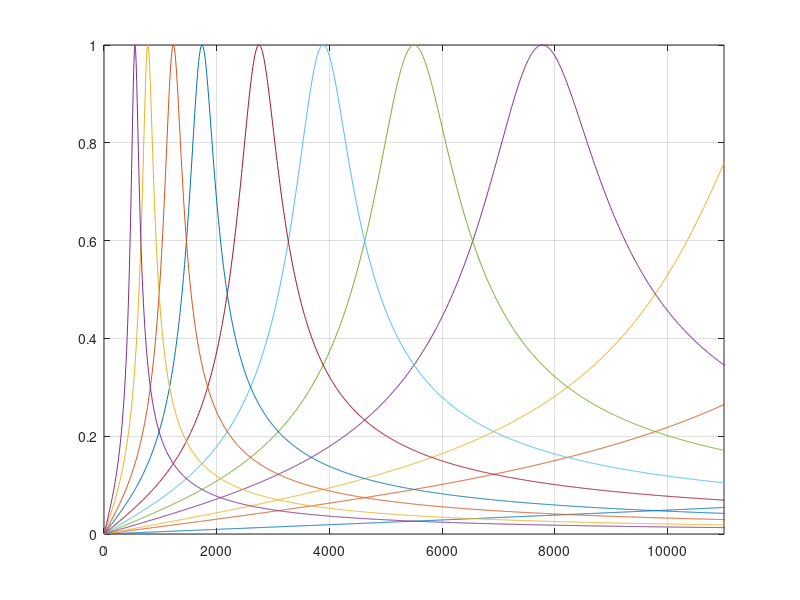

MATLAB code to generate this figure: (Note: this script raises an error after producing the figure.)
clc; clear all; close all;

j = sqrt(-1);

C1 = 1e-6;
C2 = C1;

ratio_24 = [0.01 0.1 0.2 0.5 1 2 4 10 20 50 100];

figure(1);

for m=C2
    for k=C1
        for r=ratio_24
            fh = 10000;
            fl = 1000;
            BW_w = fh-fl;
            fo_w = 5500;
            wo_w = fo_w*2*pi;

            R2 = r.*sqrt(1./(wo_w.^2*k.*m)); %changing the ratio between R2 and R4 adjusts the center frequency
            R4 = 1/r*R2;
            R3 = sqrt((wo_w./(BW_w)).^2.*(m./k).*R2.*R4);
            R1 = R3;
            R5 = 10;
            R6 = 1000;

            wo = 1/sqrt(R2*R4*k*m);
            fo = wo/(2*pi);
            Q = sqrt((k*R3^2)/(R2*R4*m));
            BW = wo/Q;
            gain = -R3/R1;

            f = 0:10:50e3;

            H = gain.*(wo./Q).*(j.*2.*pi.*f)./((j.*2.*pi.*f).^2 + (j.*2.*pi.*f).*wo./Q + wo.^2);
            plot(f,abs(H)); hold on; pause(0.4); drawnow();
            grid on;
            xlim([0 11000]);
            ylim([0 1]);
        end;
    end;
end;

figure(2);

for m=C2
    for k=C1
        for r=ratio_24
            fh = 10000;
            fl = 1000;
            BW_w = fh-fl;
            fo_w = 5500;
            wo_w = fo_w*2*pi;

            R2 = r.*sqrt(1./(wo_w.^2*k.*m)); %changing the ratio between R2 and R4 adjusts the center frequency
            R4 = 1/r*R2;
            R3 = sqrt((wo_w./(BW_w)).^2.*(m./k).*R2.*R4);
            R1 = R3;
            R5 = 10;
            R6 = 1000;

            wo = 1/sqrt(R2*R4*k*m);
            fo = wo/(2*pi);
            Q = sqrt((k*R3^2)/(R2*R4*m));
            BW = wo/Q;
            gain = -R3/R1;

            f = 0:10:50e3;

            H = gain.*(wo./Q).*(j.*2.*pi.*f)./((j.*2.*pi.*f).^2 + (j.*2.*pi.*f).*wo./Q + wo.^2);
            plot(real(), imag(), 'x'); hold on; pause(0.1); drawnow();
            axis equal;
            grid on;
            xlabel('Real H(s)');
            ylabel('Imaginary H(s)');
            title('H(s) Pole-Zero Plot');
        end;
    end;
end;
